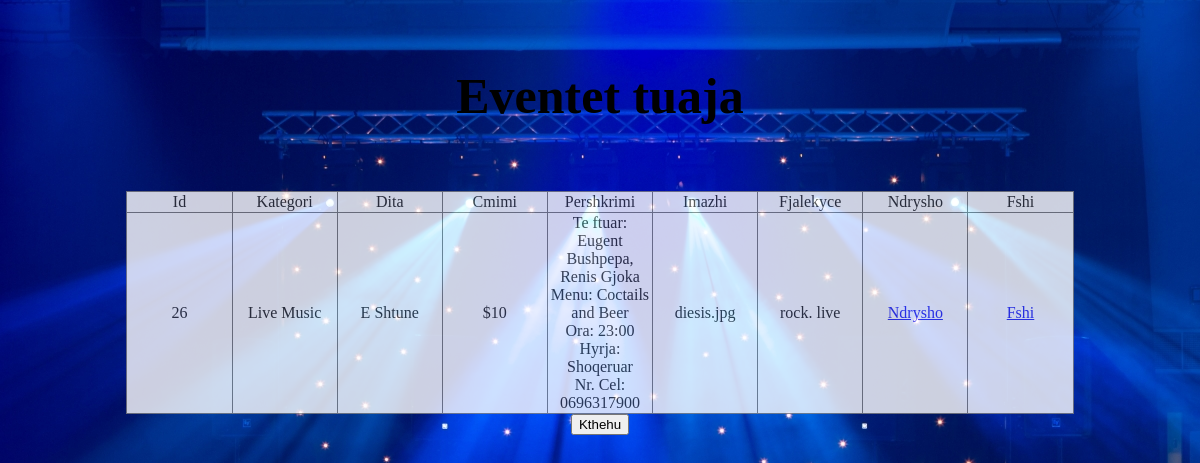
The page /eventetekrijuara.php (signed in) on the database its author committed.
### tables this page shows
CREATE TABLE `events` (
  `event_id` int(11) UNSIGNED NOT NULL,
  `event_category` varchar(30) NOT NULL,
  `event_day` varchar(50) NOT NULL,
  `emri_lokalit` varchar(50) NOT NULL,
  `event_name` text NOT NULL,
  `event_price` int(50) NOT NULL,
  `event_description` text NOT NULL,
  `event_image` varchar(50) NOT NULL,
  `event_keywords` text NOT NULL,
  `username_lokalit` text NOT NULL
);

CREATE TABLE `categories` (
  `category_id` int(11) UNSIGNED NOT NULL,
  `category_title` varchar(30) NOT NULL
);

CREATE TABLE `days` (
  `day_id` int(11) UNSIGNED NOT NULL,
  `day_title` varchar(30) NOT NULL
);

### eventetekrijuara.php (the view, shortened to what this page needs)
<!DOCTYPE html>
<html lang="en">
<head>
<?php
    include("includes/database.php");
    if(!isset($_SESSION['user'])){
      echo "<script>window.open('login.php','_self')</script>";
  }else{
    ?>
</head>
<body>
<h4>Eventet tuaja</h4>
    <div>
        <form action="" method="post" enctype="multipart/form-data">
        <?php
echo "<table border='1' align='center'>
    <thead>
        <td>Id</td>
        <td>Kategori</td>
        <td>Dita</td>
        <td>Cmimi</td>
        <td>Pershkrimi</td>
        <td>Imazhi</td>
        <td>Fjalekyce</td>
        <td>Ndrysho</td>
        <td>Fshi</td>
    </thead><tbody>";
    $perdorues = $_SESSION['user'];
    $gjej_event = "select * from events where username_lokalit='$perdorues'";
    $ekzekuto_event = mysqli_query($con, $gjej_event);
        while($rresht_event = mysqli_fetch_array($ekzekuto_event)){
            $id=$rresht_event['event_id'];
            $kategori=$rresht_event['event_category'];
            $dita = $rresht_event['event_day'];
            $merr_kategorine = "select * from categories where category_id='$kategori'";
            $ekzekuto_kategorine = mysqli_query($con, $merr_kategorine);
            $merr_dite = "select * from days where day_id='$dita'";
            $ekzekuto_dite = mysqli_query($con, $merr_dite);
            while($rresht_kategori = mysqli_fetch_array($ekzekuto_kategorine)) {
            $kategori1 = $rresht_kategori['category_title'];
            }
            while($rresht_dite = mysqli_fetch_array($ekzekuto_dite)) {
                $dita1 = $rresht_dite['day_title'];
                }
            $cmimi = $rresht_event['event_price'];
            $pershkrimi = $rresht_event['event_description'];
            $imazhi = $rresht_event['event_image'];
            $fjalekyce = $rresht_event['event_keywords'];
            echo "<tr>
                    <td>$id</td>
                    <td>$kategori1</td>
                    <td>$dita1</td>
                    <td>$$cmimi</td>
                    <td>$pershkrimi</td>
                    <td>$imazhi</td>
                    <td>$fjalekyce</td>
                    <td><a href='ndryshoevent.php?editId=$id'>Ndrysho</a></td>
                    <td><a href='eventetekrijuara.php?fshiId=$id'>Fshi</a></td>
                 </tr>";
        }
        echo "</tbody></table>";
?>
            </form>
            <div class="kthehu">
               <input type="submit" name="kthe" value="Kthehu">
        </div>
        </div>
</body>
</html>
<?php } ?>

### eventetekrijuara.php (style rules this page uses)
body { background: url( 'images/wall.jpg') no-repeat center fixed; }
table,th, td { width: 80%; margin: auto; border-collapse: collapse; text-align:center; table-layout: fixed; background: white; opacity: 0.8; color: black; margin-top: 10px; }
h4 { left:50%; text-align: center; font-family: serif; font-size: 50px; }
.kthehu { text-align: center; }

### rows shown on the page
events: event_id "26", categories.category_title "Live Music", days.day_title "E Shtune", event_price "10", event_description "Te ftuar: Eugent Bushpepa, Renis Gjoka Menu: Coctails and Beer Ora: 23:00 Hyrja: Shoqeruar Nr. Cel: 0696317900", event_image "diesis.jpg", event_keywords "rock. live"
